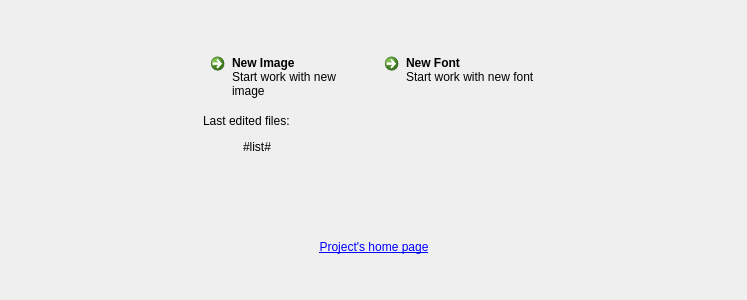
<?xml version="1.0" encoding="UTF-8"?>
<ui version="4.0">
 <class>StartTab</class>
 <widget class="QWidget" name="StartTab">
  <property name="geometry">
   <rect>
    <x>0</x>
    <y>0</y>
    <width>747</width>
    <height>300</height>
   </rect>
  </property>
  <property name="windowTitle">
   <string notr="true">Form</string>
  </property>
  <layout class="QVBoxLayout" name="verticalLayout_2">
   <item>
    <spacer name="verticalSpacer">
     <property name="orientation">
      <enum>Qt::Vertical</enum>
     </property>
     <property name="sizeHint" stdset="0">
      <size>
       <width>20</width>
       <height>44</height>
      </size>
     </property>
    </spacer>
   </item>
   <item>
    <layout class="QHBoxLayout" name="horizontalLayout_2">
     <item>
      <spacer name="horizontalSpacer">
       <property name="orientation">
        <enum>Qt::Horizontal</enum>
       </property>
       <property name="sizeHint" stdset="0">
        <size>
         <width>40</width>
         <height>20</height>
        </size>
       </property>
      </spacer>
     </item>
     <item>
      <layout class="QVBoxLayout" name="verticalLayout">
       <item>
        <layout class="QHBoxLayout" name="horizontalLayout">
         <item>
          <widget class="QCommandLinkButton" name="buttonNewImage">
           <property name="sizePolicy">
            <sizepolicy hsizetype="Preferred" vsizetype="Preferred">
             <horstretch>0</horstretch>
             <verstretch>0</verstretch>
            </sizepolicy>
           </property>
           <property name="text">
            <string>New Image</string>
           </property>
           <property name="description">
            <string>Start work with new image</string>
           </property>
          </widget>
         </item>
         <item>
          <widget class="QCommandLinkButton" name="buttonNewFont">
           <property name="text">
            <string>New Font</string>
           </property>
           <property name="description">
            <string>Start work with new font</string>
           </property>
          </widget>
         </item>
        </layout>
       </item>
       <item>
        <widget class="QLabel" name="labelRecentFiles">
         <property name="text">
          <string>&lt;html&gt;
&lt;head/&gt;
&lt;body&gt;
&lt;p&gt;Last edited files:

  &lt;ul&gt;
    #list#
  &lt;/ul&gt;
&lt;br/&gt;
&lt;/p&gt;
&lt;/body&gt;
&lt;/html&gt;</string>
         </property>
        </widget>
       </item>
       <item>
        <spacer name="verticalSpacer_3">
         <property name="orientation">
          <enum>Qt::Vertical</enum>
         </property>
         <property name="sizeHint" stdset="0">
          <size>
           <width>20</width>
           <height>40</height>
          </size>
         </property>
        </spacer>
       </item>
       <item>
        <widget class="QLabel" name="label">
         <property name="text">
          <string>&lt;a href=&quot;http://www.riuson.com/lcd-image-converter&quot;&gt;Project's home page&lt;/a&gt;</string>
         </property>
         <property name="alignment">
          <set>Qt::AlignCenter</set>
         </property>
         <property name="openExternalLinks">
          <bool>true</bool>
         </property>
        </widget>
       </item>
      </layout>
     </item>
     <item>
      <spacer name="horizontalSpacer_2">
       <property name="orientation">
        <enum>Qt::Horizontal</enum>
       </property>
       <property name="sizeHint" stdset="0">
        <size>
         <width>40</width>
         <height>20</height>
        </size>
       </property>
      </spacer>
     </item>
    </layout>
   </item>
   <item>
    <spacer name="verticalSpacer_2">
     <property name="orientation">
      <enum>Qt::Vertical</enum>
     </property>
     <property name="sizeHint" stdset="0">
      <size>
       <width>20</width>
       <height>43</height>
      </size>
     </property>
    </spacer>
   </item>
  </layout>
 </widget>
 <resources/>
 <connections/>
</ui>
